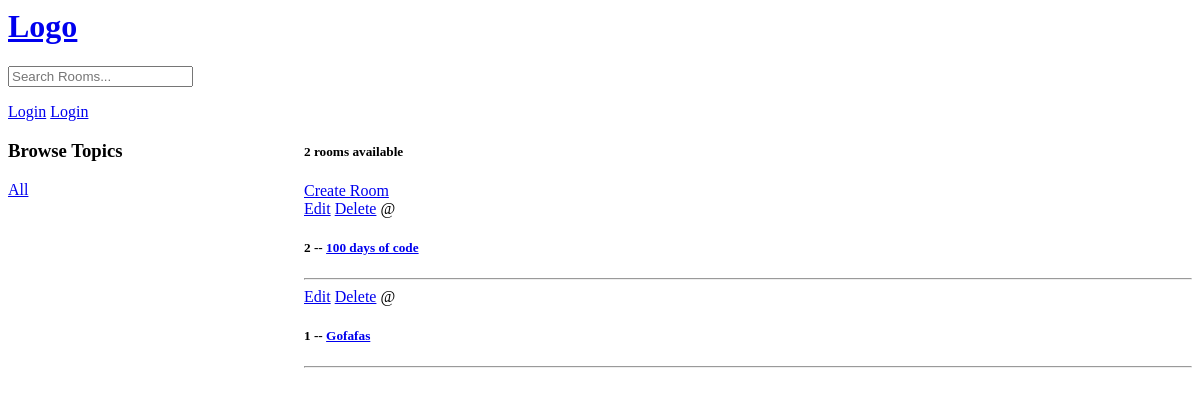
/, run on an earlier commit of the app's database.
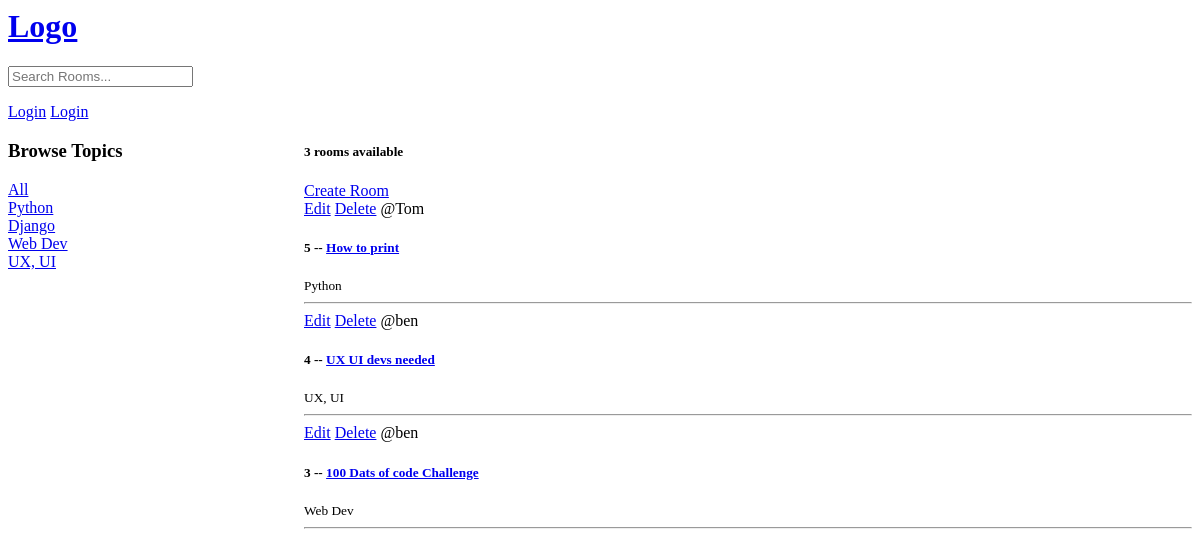
And on a later commit of the database.
### base/models.py (models this page shows, shortened)
class Room(models.Model):
    host = models.ForeignKey(User, on_delete=models.SET_NULL, null=True)
    topic = models.ForeignKey(Topic, on_delete=models.SET_NULL, null=True)
    name = models.CharField(max_length=200)
    description = models.TextField(null=True, blank=True)
    participants = ...
    updated = models.DateTimeField(auto_now=True)
    created = models.DateTimeField(auto_now_add=True)
    class Meta:
        ordering = ['-updated', '-created']

class Topic(models.Model):
    name = models.CharField(max_length=200)
    def __str__(self):
        return self.name

### base/views.py (the view)
# urls.py: path('', views.home, name="home"),
def home(request):
    q = request.GET.get('q') if request.GET.get('q') != None else ''
    rooms = Room.objects.filter(
        Q(topic__name__icontains=q) |
        Q(name__icontains=q) |
        Q(description__icontains=q)
        )
    topics = Topic.objects.all()
    rooms_count = rooms.count
    context = {'rooms': rooms, 'topics':topics, 'rooms_count' : rooms_count}
    return render(request, 'base/home.html', context)

### base/templates/base/home.html (shortened to what this page needs)
{% extends 'main.html'%}
{% block content %}
<div class="home-container">
    <div>
        <h3>Browse Topics</h3>
        <div>
            <a href="{% url 'home' %}">All</a>
        </div>
        {% for topic in topics %}
            <div>
                <a href="{% url 'home' %}?q={{topic.name}}">{{topic}}</a>
            </div>
        {% endfor %}
    </div>
    <div>
        <h5>{{rooms_count}} rooms available</h5>
        <a href="{% url 'create-room' %}">Create Room</a>
        <div>
            {% for room in rooms %}
                <div>
                    <a href="{% url 'update-room' room.id %}">Edit</a>
                    <a href="{% url 'delete-room' room.id%}">Delete</a>
                    <span>@{{room.host.username}}</span>
                    <h5>{{room.id}} -- <a href="{% url 'room' room.id %}">{{room.name}}</a></h5>
                <small>{{room.topic.name}}</small>
                <hr>
                </div>
            {% endfor %}
        </div>
    </div>
</div>
{% endblock %}

### templates/main.html (shortened to what this page needs)
<html>
<head>
</head>
<body>
    {% include 'navbar.html' %}
    {% block content %}{% endblock %}
</body>
</html>

### templates/navbar.html
<a href='/'>
    <h1>Logo</h1>
</a>
<form method="GET" action='{% url 'home' %}'>
    <input type="text" name="q" placeholder='Search Rooms...'/>
</form>
{% if request.user.is_authenticated %}
<a href="{% url 'logout' %}">Logout</a>
{% else %}
<a href="{% url 'login' %}">Login</a>
{% endif %}
<a href="{% url 'login' %}">Login</a>

### base/templates/base/home.html (style rules this page uses)
.home-container { display: grid; grid-template-columns: 1fr 3fr; }

What changed in the data, as far as the page shows it:
removed Room: id "2", name "100 days of code"
removed Room: id "1", name "Gofafas"
added Topic: name "Python"
added Topic: name "Django"
added Topic: name "Web Dev"
added Topic: name "UX, UI"
added Room: host.username "Tom", id "5", name "How to print", topic.name "Python"
added Room: host.username "ben", id "4", name "UX UI devs needed", topic.name "UX, UI"
added Room: host.username "ben", id "3", name "100 Dats of code Challenge", topic.name "Web Dev"
Also different on the page:
{{ rooms_count }}: "2" → "3"
